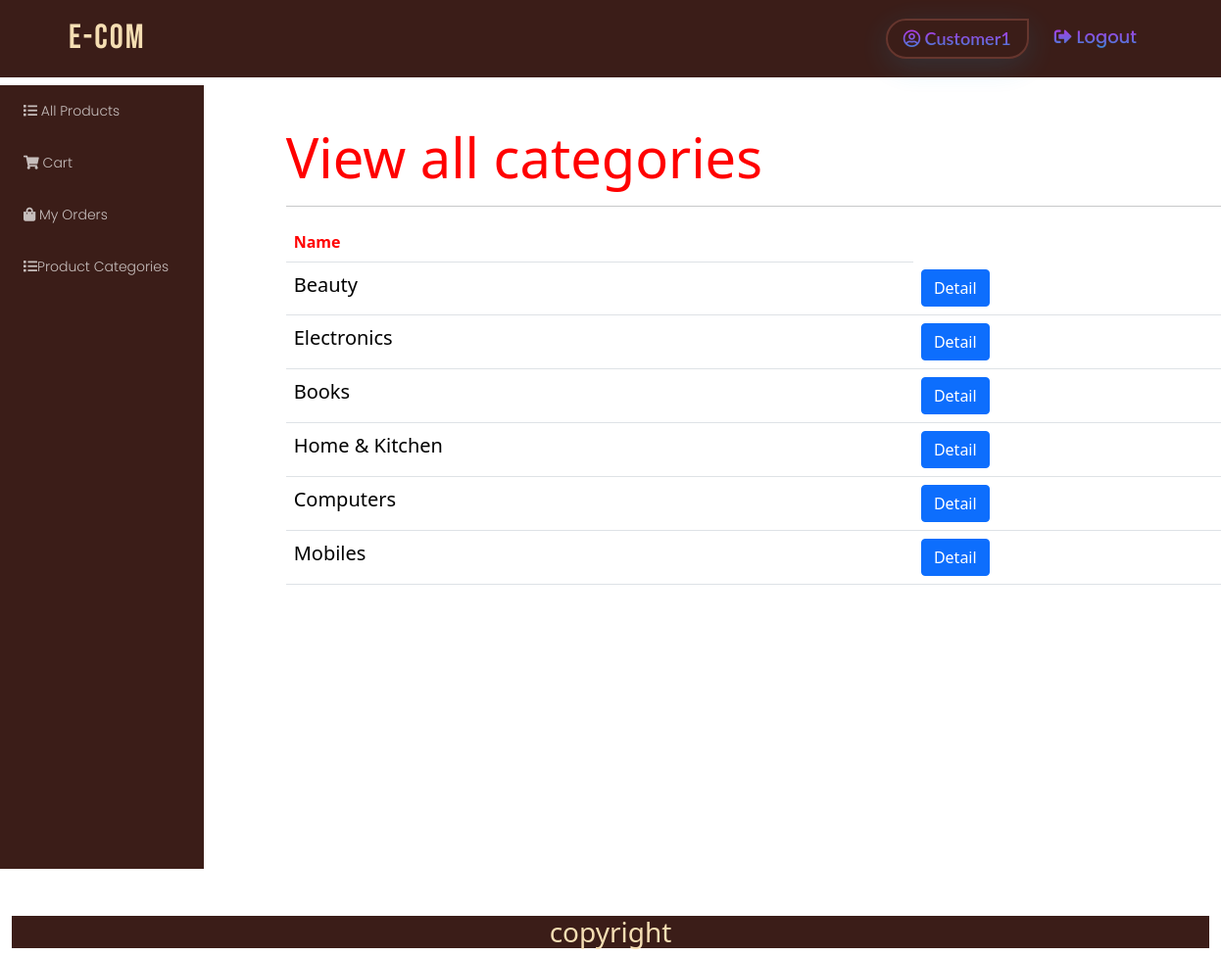
/customer/categorylist (signed in), run on an earlier commit of the app's database.
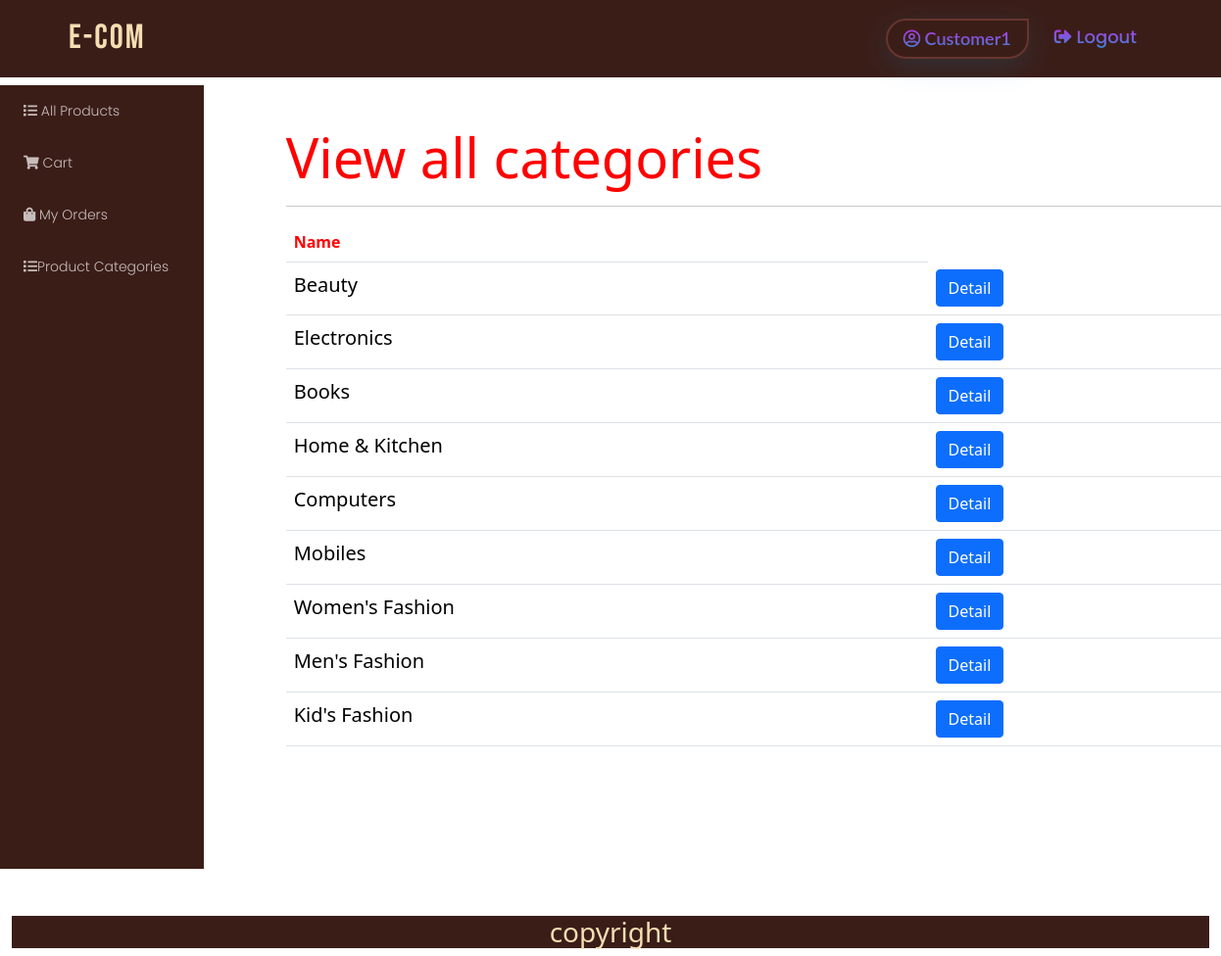
And on a later commit of the database.
### admins/models.py (models this page shows, shortened)
class Category(models.Model):
    name = models.CharField(max_length=120, verbose_name='product Category')

### customer/views.py (the view)
# urls.py: path('categorylist', views.ListCategory.as_view(), name='categorylist'),
@method_decorator([login_required, customer_required], name='dispatch')
class ListCategory(ListView):
    model = Category
    template_name ='customer/categorylist.html'
    context_object_name = 'category'

### templates/customer/categorylist.html
<!DOCTYPE html>
{%extends 'customer/basecust.html'%}
{%load static%}
{% block body_block %}
<div class="container mt-5 ms-5">
    <h3 class="display-4" style="color:red">View all categories</h3>
    <hr>
    <table class="table">
        <tr>
            <th>Name</th>
        </tr>
        {%for cat in category%}
        <tr>
            <td>{{cat.name}}</td>
            <td><a class="btn btn-primary" href="{%url 'catdetail' cat.id%}">Detail</a></td>
        </tr>
        {%endfor%}
    </table>
</div>
{% endblock %}

What changed in the data, as far as the page shows it:
added Category: name "Women's Fashion"
added Category: name "Men's Fashion"
added Category: name "Kid's Fashion"
